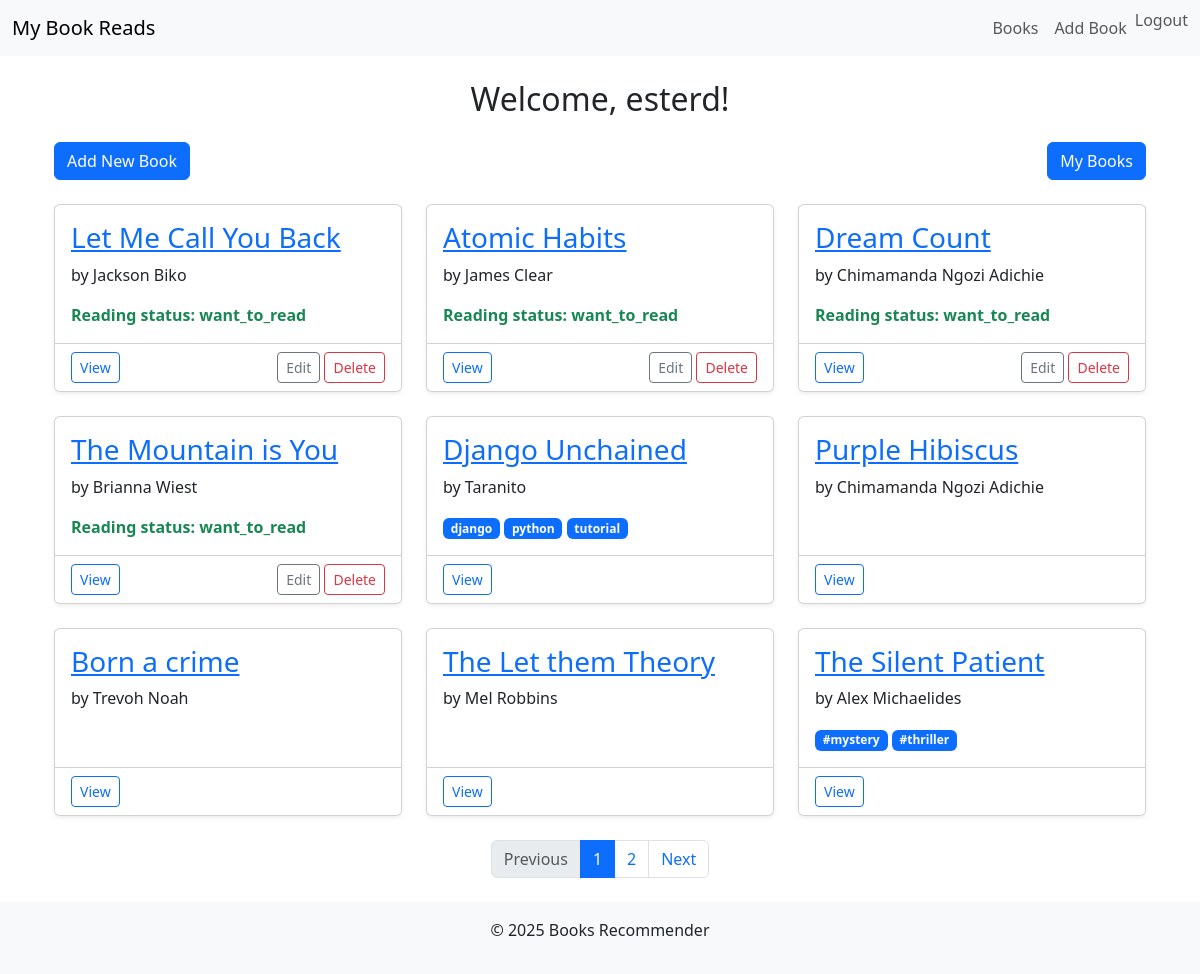
Screenshot of /all_books/ (signed in) with the database file from the repository.
### books/models.py (models this page shows)
class Book(models.Model):
    STATUS_CHOICES = (
        ('reading', 'Currently Reading'),
        ('completed', 'Completed'),
        ('want_to_read', 'Want to Read'),
    )
    user = models.ForeignKey(User, on_delete=models.CASCADE, related_name='books')
    title = models.CharField(max_length=255)
    author = models.CharField(max_length=255)
    description = models.TextField(blank=True, null=True)
    tags = TaggableManager(blank=True)  # Using taggit for tagging books
    isbn = models.CharField(max_length=13, db_index=True, blank=True)
    total_pages = models.PositiveIntegerField(null=True, blank=True)
    current_page = models.PositiveIntegerField(default=0)
    status = models.CharField(
        max_length=20,
        choices=STATUS_CHOICES,
        default='want_to_read'
    )
    date_added = models.DateTimeField(auto_now_add=True)
    last_updated = models.DateTimeField(auto_now=True)
    class Meta:
        ordering = ['-date_added']
        unique_together = ['user', 'title', 'author']
        verbose_name = 'Book'

### books/views.py (the view)
# urls.py: path("all_books/", AllBookListView.as_view(), name="all_list"),
class AllBookListView(ListView):
    model = Book
    template_name = "books/book_list.html"
    context_object_name = "books"
    paginate_by = 9 # Number of books per page
    def get_queryset(self):
        return Book.objects.all()  # Show all books regardless of user

### books/templates/books/book_list.html (shortened to what this page needs)
{% extends "books/base.html" %}
{% block content %}
<div class="container mt-4">
    <div class="d-flex justify-content-between align-items-center mb-4">
        {% if user.is_authenticated %}
            <a href="{% url 'book-add' %}" class="btn btn-primary">Add New Book</a>
            <a href="{% url 'book_list' %}" class="btn btn-primary">My Books</a>
        {% endif %}
    </div>
    {% if books %}
    <div class="row row-cols-1 row-cols-md-2 row-cols-lg-3 g-4">
        {% for book in books %}
        <div class="col">
            <div class="card h-100 shadow-sm">
                <div class="card-body">
                    <h3 class="card-title">
                        <a href="{% url 'book_detail' book.pk %}">{{ book.title }}</a>
                    </h3>
                    <p class="card-text">by {{ book.author }}</p>
                    {% if user.is_authenticated and book.user == user %}
                        <strong><p class="card-text text-success">Reading status: {{ book.status }}</p></strong>
                    {% endif %}
         {% if book.user != user %}
       {% for tag in book.tags.all %}
           <span class="tag badge bg-primary">{{ tag.name }}</span>
       {% endfor %}
   {% endif %}
                </div>
                <div class="card-footer bg-white">
                    <div class="d-flex justify-content-between">
                        <a href="{% url 'book_detail' book.pk %}"
                           class="btn btn-sm btn-outline-primary">
                            View
                        </a>
                        {% if user.is_authenticated and book.user == user %}
                        <div>
                            <a href="{% url 'book-edit' book.pk %}"
                               class="btn btn-sm btn-outline-secondary">
                                Edit
                            </a>
                            <a href="{% url 'book-delete' book.pk %}"
                               class="btn btn-sm btn-outline-danger">
                                Delete
                            </a>
                        </div>
                        {% endif %}
                    </div>
                </div>
            </div>
        </div>
        {% endfor %}
    </div>
    {% endif %}
</div>
{% if is_paginated %}
    <nav aria-label="Book pagination" class="mt-4">
        <ul class="pagination justify-content-center">
            {% if page_obj.has_previous %}
            <li class="page-item">
                <a class="page-link" href="?page={{ page_obj.previous_page_number }}">Previous</a>
            </li>
            {% else %}
            <li class="page-item disabled">
                <span class="page-link">Previous</span>
            </li>
            {% endif %}
            {% for num in page_obj.paginator.page_range %}
                {% if page_obj.number == num %}
                <li class="page-item active">
                    <span class="page-link">{{ num }}</span>
                </li>
                {% else %}
                <li class="page-item">
                    <a class="page-link" href="?page={{ num }}">{{ num }}</a>
                </li>
                {% endif %}
            {% endfor %}
            {% if page_obj.has_next %}
            <li class="page-item">
                <a class="page-link" href="?page={{ page_obj.next_page_number }}">Next</a>
            </li>
            {% else %}
            <li class="page-item disabled">
                <span class="page-link">Next</span>
            </li>
            {% endif %}
        </ul>
    </nav>
    {% endif %}
{% endblock %}

### books/templates/books/base.html (shortened to what this page needs)
<!DOCTYPE html>
<html lang="en">
<head>
    {% load static %}
    <link href="https://cdn.jsdelivr.net/npm/bootstrap@5.3.2/dist/css/bootstrap.min.css" rel="stylesheet">
    <link rel="stylesheet" href="{% static 'books/styles.css' %}">
</head>
<body>
    <nav class="navbar navbar-expand-lg navbar-light bg-light mb-4">
        <div class="container-fluid">
            <a class="navbar-brand" href="{% url 'all_list' %}">My Book Reads</a>
            <div class="collapse navbar-collapse" id="navbarNav">
                <ul class="navbar-nav ms-auto">
                    <li class="nav-item">
                        <a class="nav-link" href="{% url 'all_list' %}">Books</a>
                    </li>
                    {% if user.is_authenticated %}
                        <li class="nav-item">
                            <a class="nav-link" href="{% url 'book-add' %}">Add Book</a>
                        </li>
                        <li class="nav-item">
                            <form method="post" action="{% url 'logout' %}" class="d-inline">
                                <button type="submit" class="btn btn-link nav-link" style="padding:0;">Logout</button>
                            </form>
                        </li>
                    {% endif %}
                </ul>
            </div>
        </div>
    </nav>
{% if user.is_authenticated %}
    <h2 class="text-center mb-4">
        Welcome, {{ user.username }}!
    </h2>
{% else %}
    <h2 class="text-center mb-4">
        Welcome, Guest!
    </h2>
{% endif %}
    <main class="container">
        {% block content %}
        {% endblock %}
    </main>
    <footer class="bg-light text-center py-3 mt-4">
        <p>&copy; {{ year|default:2025 }} Books Recommender</p>
    </footer>
</body>
</html>

### rows the page displays
Book: title "Let Me Call You Back", author "Jackson Biko", status "want_to_read", shows "Edit"
Book: title "Atomic Habits", author "James Clear", status "want_to_read", shows "Edit"
Book: title "Dream Count", author "Chimamanda Ngozi Adichie", status "want_to_read", shows "Edit"
Book: title "The Mountain is You", author "Brianna Wiest", status "want_to_read", shows "Edit"
Book: title "Django Unchained", author "Taranito"
Tag: name "django"
Tag: name "python"
Tag: name "tutorial"
Book: title "Purple Hibiscus", author "Chimamanda Ngozi Adichie"
Book: title "Born a crime", author "Trevoh Noah"
Book: title "The Let them Theory", author "Mel Robbins"
Book: title "The Silent Patient", author "Alex Michaelides"
Tag: name "#mystery"
Tag: name "#thriller"

### other values shown
{{ user.username }} "esterd"
{{ num }} "1"
{{ num }} "2"
{{ year|default:2025 }} "2025"
